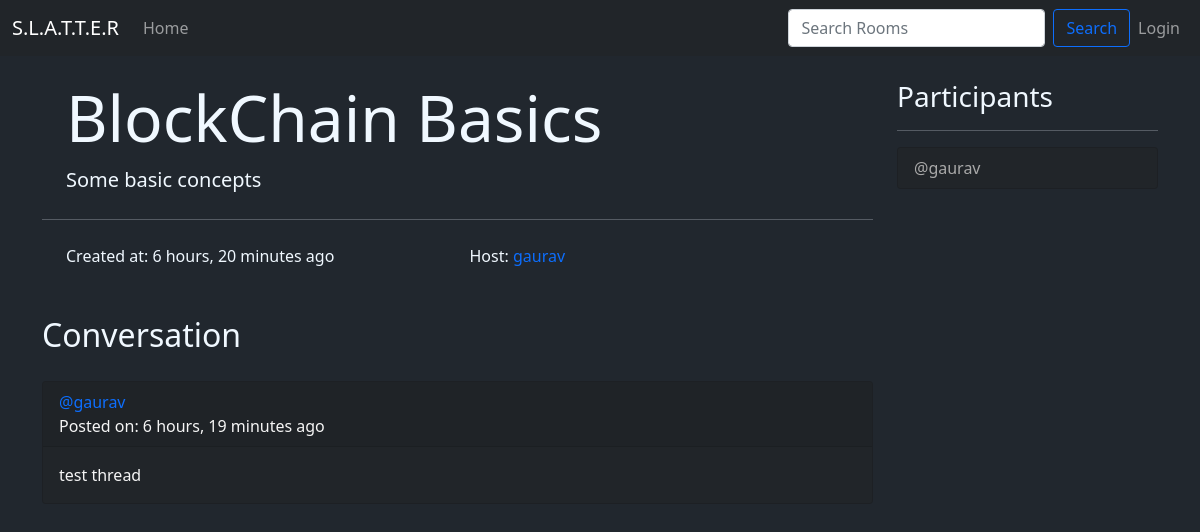
The page /room/1/ on the database its author committed.
### MyApp/models.py (models this page shows, shortened)
class Room(models.Model):
    host =  models.ForeignKey(User, on_delete=models.SET_NULL, null= True)
    topic = models.ForeignKey(Topic, on_delete=models.SET_NULL, null= True)
    name = models.CharField(max_length=100)
    description = models.CharField(null=True, blank=True, max_length=1000)
    participants = models.ManyToManyField(User,related_name='participants', blank=True)
    updated = models.DateField(auto_now=True)
    created = models.DateTimeField(auto_now_add=True)
    class Meta:
        ordering = ['-updated','-created']

class Message(models.Model):
    user = models.ForeignKey(User,on_delete=models.CASCADE)
    room = models.ForeignKey(Room,on_delete=models.CASCADE)
    body = models.TextField()
    updated = models.DateField(auto_now=True)
    created = models.DateTimeField(auto_now_add=True)
    class Meta:
        ordering = ['-updated','-created']

### MyApp/views.py (the view, shortened to what this page needs)
# urls.py: path('room/<str:pk>/', views.room, name="room"),
def room(request,pk):
    room = Room.objects.get(id=pk)
    room_messages = room.message_set.all().order_by('-created')
    participants = room.participants.all()
    context = {"room":room,"room_messages":room_messages,"participants":participants}
    return render(request, "room.html", context)

### templates/room.html (shortened to what this page needs)
{% extends 'main.html' %} {%block content%}
<div class="container">
  <div class="row">
    <div class="col-9">
      <div class="jumbotron jumbotron-fluid">
        <div class="container">
          <h1 class="display-3">{{room.name}}</h1>
          <span class="lead">{{room.description}}</span>
        </div>
        <hr class="my-4" />
        <div class="container">
          <div class="row">
            <div class="col-6">
              Created at: {{room.created | timesince}} ago
            </div>
            <div class="col-6">
              Host:
              <a
                href="{% url 'user-profile' room.host.id %}"
                style="text-decoration: none"
                >{{room.host}}</a
              >
            </div>
          </div>
        </div>
      </div>
      <div style="padding-top: 2rem" class="row">
        <div class="col-8" style="padding-top: 1rem">
          <h2>Conversation</h2>
        </div>
        <div class="col-1">
        </div>
      </div>
      <div>
        {% for message in room_messages %}
        <div
          class="card"
          style="
            margin-top: 1.2rem;
            background-color: #212529;
            color: whitesmoke;
          "
        >
          <div class="card-header">
            <a
              href="{% url 'user-profile' message.user.id %}"
              style="text-decoration: none"
              >@{{message.user}}</a
            >
            <div>Posted on: {{message.created | timesince}} ago</div>
          </div>
          <div class="card-body">
            <p class="card-text">{{message.body}}</p>
          </div>
        </div>
        {% endfor %}
      </div>
    </div>
    <div class="col-3">
      <div>
        <h3>Participants</h3>
        <hr />
        {% for user in participants %}
        <div class="list-group">
          <a
            href="{% url 'user-profile' user.id %}"
            class="list-group-item list-group-item-action"
            style="background-color: #212529; color: darkgray"
            >@{{user.username}}</a
          >
        </div>
        {%endfor%}
      </div>
    </div>
  </div>
</div>
{%endblock content%}

### templates/main.html (style rules this page uses)
body { margin-top: 5rem; background-color: #21272e; color: aliceblue; }

### rows shown on the page
Room: name "BlockChain Basics", description "Some basic concepts", created "6 hours, 20 minutes", host "gaurav"
Message: user "gaurav", created "6 hours, 19 minutes", body "test thread"

### other values the page prints
{{ user.username }} "gaurav"
